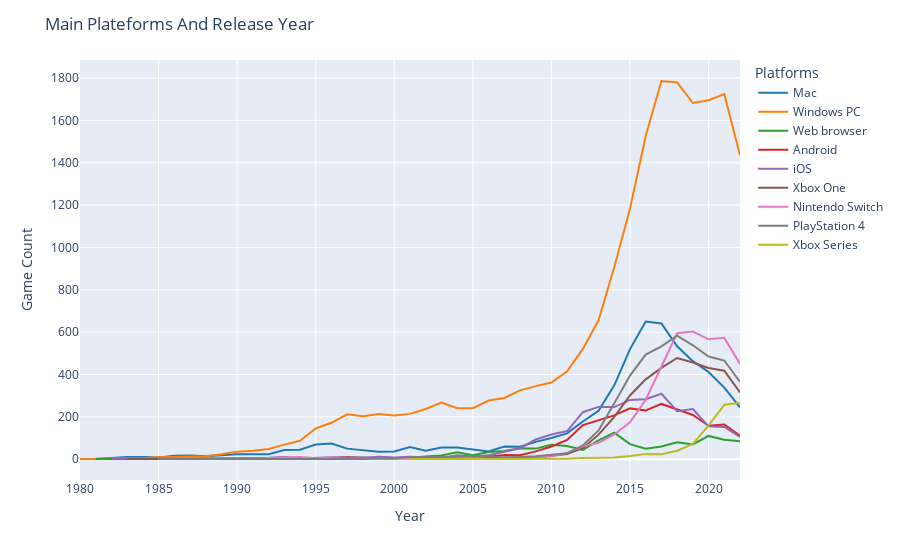

The notebook cell this image was saved under:
### Code cell
p_l_fig2 = px.line(platform_area, x="Release_Date", y="Title", color="Platforms", color_discrete_sequence=px.colors.qualitative.D3
)
p_l_fig2.update_layout(title="Main Plateforms And Release Year", xaxis_title="Year", yaxis_title="Game Count"
)
p_l_fig2.show()

### Figure 1 — Plotly figure (JSON) as saved in the notebook; plotly's stock layout.template omitted (floating-point values rounded to 4 significant figures)
{"data": [{"hovertemplate": "Platforms=Mac<br>Release_Date=%{x}<br>Title=%{y}<extra></extra>", "legendgroup": "Mac", "line": {"color": "#1F77B4", "dash": "solid"}, "marker": {"symbol": "circle"}, "mode": "lines", "name": "Mac", "orientation": "v", "showlegend": true, "type": "scatter", "x": [1980, 1981, 1982, 1983, 1984, 1985, 1986, 1987, 1988, 1989, 1990, 1991, 1992, 1993, 1994, 1995, 1996, 1997, 1998, 1999, 2000, 2001, 2002, 2003, 2004, 2005, 2006, 2007, 2008, 2009, 2010, 2011, 2012, 2013, 2014, 2015, 2016, 2017, 2018, 2019, 2020, 2021, 2022], "xaxis": "x", "y": [1, 1, 6, 10, 10, 8, 16, 18, 14, 20, 23, 24, 24, 43, 45, 69, 74, 50, 42, 35, 37, 57, 40, 55, 55, 47, 37, 60, 59, 82, 100, 122, 178, 229, 349, 520, 650, 641, 533, 463, 412, 338, 245], "yaxis": "y"}, {"hovertemplate": "Platforms=Windows PC<br>Release_Date=%{x}<br>Title=%{y}<extra></extra>", "legendgroup": "Windows PC", "line": {"color": "#FF7F0E", "dash": "solid"}, "marker": {"symbol": "circle"}, "mode": "lines", "name": "Windows PC", "orientation": "v", "showlegend": true, "type": "scatter", "x": [1980, 1981, 1982, 1983, 1984, 1985, 1986, 1987, 1988, 1989, 1990, 1991, 1992, 1993, 1994, 1995, 1996, 1997, 1998, 1999, 2000, 2001, 2002, 2003, 2004, 2005, 2006, 2007, 2008, 2009, 2010, 2011, 2012, 2013, 2014, 2015, 2016, 2017, 2018, 2019, 2020, 2021, 2022], "xaxis": "x", "y": [1, 1, 5, 4, 5, 9, 11, 14, 14, 23, 35, 40, 48, 69, 87, 145, 172, 212, 203, 213, 206, 214, 237, 268, 241, 241, 277, 289, 325, 345, 362, 415, 521, 656, 908, 1183, 1526, 1786, 1779, 1682, 1695, 1724, 1435], "yaxis": "y"}, {"hovertemplate": "Platforms=Web browser<br>Release_Date=%{x}<br>Title=%{y}<extra></extra>", "legendgroup": "Web browser", "line": {"color": "#2CA02C", "dash": "solid"}, "marker": {"symbol": "circle"}, "mode": "lines", "name": "Web browser", "orientation": "v", "showlegend": true, "type": "scatter", "x": [1981, 1982, 1991, 1992, 1995, 1996, 1997, 1998, 1999, 2000, 2001, 2002, 2003, 2004, 2005, 2006, 2007, 2008, 2009, 2010, 2011, 2012, 2013, 2014, 2015, 2016, 2017, 2018, 2019, 2020, 2021, 2022], "xaxis": "x", "y": [2, 1, 1, 1, 2, 1, 1, 2, 5, 6, 7, 13, 18, 33, 19, 34, 39, 52, 50, 68, 62, 44, 89, 125, 71, 50, 60, 80, 70, 110, 92, 85], "yaxis": "y"}, {"hovertemplate": "Platforms=Android<br>Release_Date=%{x}<br>Title=%{y}<extra></extra>", "legendgroup": "Android", "line": {"color": "#D62728", "dash": "solid"}, "marker": {"symbol": "circle"}, "mode": "lines", "name": "Android", "orientation": "v", "showlegend": true, "type": "scatter", "x": [1982, 1983, 1984, 1985, 1986, 1987, 1988, 1989, 1990, 1991, 1992, 1993, 1994, 1995, 1996, 1997, 1998, 1999, 2000, 2001, 2002, 2003, 2004, 2005, 2006, 2007, 2008, 2009, 2010, 2011, 2012, 2013, 2014, 2015, 2016, 2017, 2018, 2019, 2020, 2021, 2022], "xaxis": "x", "y": [2, 1, 1, 1, 1, 1, 2, 2, 1, 2, 4, 6, 3, 3, 5, 10, 6, 6, 4, 8, 7, 5, 14, 8, 12, 20, 19, 37, 60, 91, 161, 183, 207, 240, 230, 261, 236, 209, 158, 164, 111], "yaxis": "y"}, {"hovertemplate": "Platforms=iOS<br>Release_Date=%{x}<br>Title=%{y}<extra></extra>", "legendgroup": "iOS", "line": {"color": "#9467BD", "dash": "solid"}, "marker": {"symbol": "circle"}, "mode": "lines", "name": "iOS", "orientation": "v", "showlegend": true, "type": "scatter", "x": [1982, 1983, 1984, 1985, 1986, 1987, 1988, 1989, 1990, 1991, 1992, 1993, 1994, 1995, 1996, 1997, 1998, 1999, 2000, 2001, 2002, 2003, 2004, 2005, 2006, 2007, 2008, 2009, 2010, 2011, 2012, 2013, 2014, 2015, 2016, 2017, 2018, 2019, 2020, 2021, 2022], "xaxis": "x", "y": [3, 2, 4, 2, 2, 3, 4, 3, 1, 6, 7, 11, 3, 7, 9, 8, 7, 12, 8, 12, 9, 5, 19, 13, 19, 36, 52, 93, 117, 133, 222, 247, 246, 280, 283, 309, 227, 237, 155, 152, 105], "yaxis": "y"}, {"hovertemplate": "Platforms=Xbox One<br>Release_Date=%{x}<br>Title=%{y}<extra></extra>", "legendgroup": "Xbox One", "line": {"color": "#8C564B", "dash": "solid"}, "marker": {"symbol": "circle"}, "mode": "lines", "name": "Xbox One", "orientation": "v", "showlegend": true, "type": "scatter", "x": [1983, 1989, 1990, 1992, 1993, 1994, 1995, 1996, 1997, 1998, 1999, 2000, 2001, 2002, 2003, 2004, 2005, 2006, 2007, 2008, 2009, 2010, 2011, 2012, 2013, 2014, 2015, 2016, 2017, 2018, 2019, 2020, 2021, 2022], "xaxis": "x", "y": [1, 1, 2, 2, 1, 2, 1, 1, 1, 2, 2, 1, 2, 1, 1, 2, 4, 9, 4, 6, 10, 16, 25, 52, 116, 200, 301, 377, 431, 478, 457, 431, 418, 315], "yaxis": "y"}, {"hovertemplate": "Platforms=Nintendo Switch<br>Release_Date=%{x}<br>Title=%{y}<extra></extra>", "legendgroup": "Nintendo Switch", "line": {"color": "#E377C2", "dash": "solid"}, "marker": {"symbol": "circle"}, "mode": "lines", "name": "Nintendo Switch", "orientation": "v", "showlegend": true, "type": "scatter", "x": [1985, 1986, 1987, 1988, 1989, 1990, 1991, 1992, 1993, 1994, 1995, 1996, 1997, 1998, 1999, 2000, 2001, 2002, 2003, 2004, 2005, 2006, 2007, 2008, 2009, 2010, 2011, 2012, 2013, 2014, 2015, 2016, 2017, 2018, 2019, 2020, 2021, 2022], "xaxis": "x", "y": [1, 2, 5, 2, 1, 1, 3, 6, 6, 11, 4, 8, 4, 7, 4, 2, 3, 3, 3, 6, 9, 7, 5, 10, 8, 13, 30, 61, 77, 117, 174, 281, 435, 595, 603, 566, 573, 450], "yaxis": "y"}, {"hovertemplate": "Platforms=PlayStation 4<br>Release_Date=%{x}<br>Title=%{y}<extra></extra>", "legendgroup": "PlayStation 4", "line": {"color": "#7F7F7F", "dash": "solid"}, "marker": {"symbol": "circle"}, "mode": "lines", "name": "PlayStation 4", "orientation": "v", "showlegend": true, "type": "scatter", "x": [1985, 1986, 1987, 1988, 1989, 1992, 1993, 1994, 1995, 1996, 1997, 1998, 1999, 2000, 2001, 2002, 2003, 2004, 2005, 2006, 2007, 2008, 2009, 2010, 2011, 2012, 2013, 2014, 2015, 2016, 2017, 2018, 2019, 2020, 2021, 2022], "xaxis": "x", "y": [1, 1, 4, 2, 1, 2, 2, 2, 3, 2, 6, 8, 5, 3, 11, 8, 11, 12, 15, 9, 9, 10, 14, 22, 28, 65, 136, 264, 395, 494, 533, 583, 538, 485, 466, 365], "yaxis": "y"}, {"hovertemplate": "Platforms=Xbox Series<br>Release_Date=%{x}<br>Title=%{y}<extra></extra>", "legendgroup": "Xbox Series", "line": {"color": "#BCBD22", "dash": "solid"}, "marker": {"symbol": "circle"}, "mode": "lines", "name": "Xbox Series", "orientation": "v", "showlegend": true, "type": "scatter", "x": [2001, 2011, 2012, 2013, 2014, 2015, 2016, 2017, 2018, 2019, 2020, 2021, 2022], "xaxis": "x", "y": [1, 2, 6, 7, 8, 15, 25, 23, 40, 72, 160, 257, 267], "yaxis": "y"}], "layout": {"legend": {"title": {"text": "Platforms"}, "tracegroupgap": 0}, "margin": {"t": 60}, "title": {"text": "Main Plateforms And Release Year"}, "xaxis": {"anchor": "y", "domain": [0, 1], "title": {"text": "Year"}}, "yaxis": {"anchor": "x", "domain": [0, 1], "title": {"text": "Game Count"}}}}
